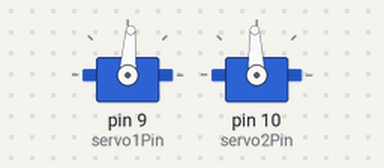
Simulated run of this sketch. Board: Arduino Uno, built with avr-gcc and run on an emulated ATmega328P. On the bench: 2 × servo. What the sketch prints to the serial monitor is not drawn.

Above: at 0.05 s.
At 0.35 s:
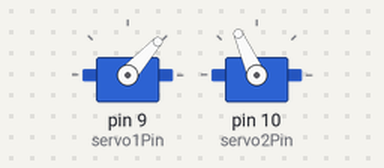
At 0.65 s:
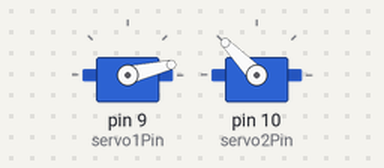
At 1.2 s:
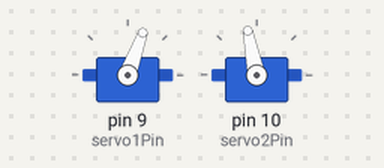
Timing chart, 0 to 3.3 s (numbered marks = the images above):
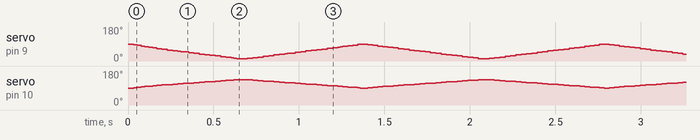

The sketch:

2DOF.ino
```cpp
#include <Servo.h>

Servo myservo1 ;
Servo myservo2 ;

float X ;
float Y ;

int caltime =10 ;

int servo1Pin = 9 ;
int servo2Pin = 10 ;

void setup() {
  // put your setup code here, to run once:
  Serial.begin(9600);

 // pinMode(servo1Pin,OUTPUT);
 // pinMode(servo2Pin,OUTPUT);

  myservo1.attach(servo1Pin);
  myservo2.attach(servo2Pin);

  myservo1.write(90);
  myservo2.write(90);

  delay(caltime);
}

void loop() {
  // put your main code here, to run repeatedly:
  for (int theta = 0 ; theta <= 45 ; theta++)
  {
    X = 90 - 1.75*theta ;
    Y = 90 + theta ;

    Serial.println(X);
    Serial.println(Y);

    myservo1.write(X);
    myservo2.write(Y);

    delay(caltime);

  }
   for (int theta =  45 ;theta >= 0 ; theta--)
  {
    X = 90 - 1.75*theta ;
    Y = 90 + theta ;

    Serial.println(X);
    Serial.println(Y);

    myservo1.write(X);
    myservo2.write(Y);

    delay(caltime);

  }

}
```
